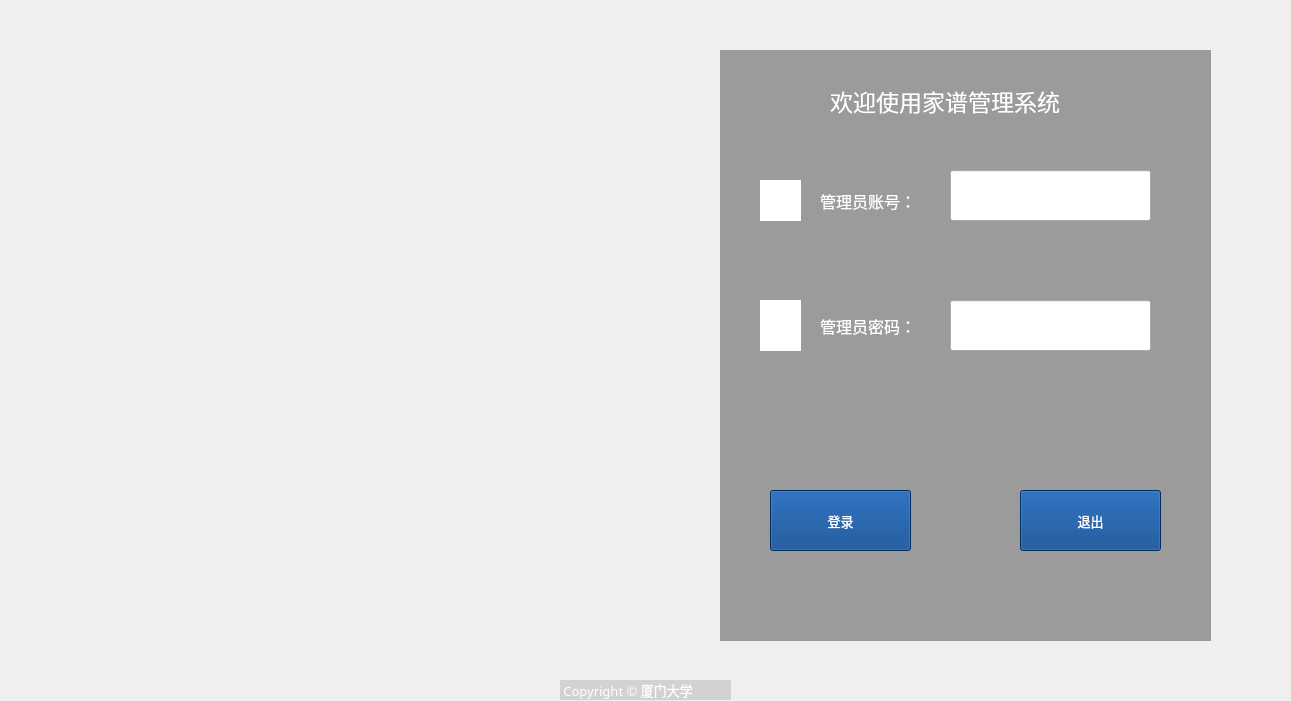
<?xml version="1.0" encoding="UTF-8"?>
<ui version="4.0">
 <class>login</class>
 <widget class="QWidget" name="login">
  <property name="geometry">
   <rect>
    <x>0</x>
    <y>0</y>
    <width>1291</width>
    <height>701</height>
   </rect>
  </property>
  <property name="windowTitle">
   <string>Dialog</string>
  </property>
  <widget class="QLabel" name="user_text">
   <property name="geometry">
    <rect>
     <x>820</x>
     <y>170</y>
     <width>111</width>
     <height>61</height>
    </rect>
   </property>
   <property name="palette">
    <palette>
     <active>
      <colorrole role="WindowText">
       <brush brushstyle="SolidPattern">
        <color alpha="255">
         <red>255</red>
         <green>255</green>
         <blue>255</blue>
        </color>
       </brush>
      </colorrole>
     </active>
     <inactive>
      <colorrole role="WindowText">
       <brush brushstyle="SolidPattern">
        <color alpha="255">
         <red>255</red>
         <green>255</green>
         <blue>255</blue>
        </color>
       </brush>
      </colorrole>
     </inactive>
     <disabled>
      <colorrole role="WindowText">
       <brush brushstyle="SolidPattern">
        <color alpha="255">
         <red>120</red>
         <green>120</green>
         <blue>120</blue>
        </color>
       </brush>
      </colorrole>
     </disabled>
    </palette>
   </property>
   <property name="font">
    <font>
     <family>方正小标宋简体</family>
     <pointsize>12</pointsize>
    </font>
   </property>
   <property name="text">
    <string>管理员账号：</string>
   </property>
  </widget>
  <widget class="QLabel" name="password_text">
   <property name="geometry">
    <rect>
     <x>820</x>
     <y>310</y>
     <width>120</width>
     <height>31</height>
    </rect>
   </property>
   <property name="palette">
    <palette>
     <active>
      <colorrole role="WindowText">
       <brush brushstyle="SolidPattern">
        <color alpha="255">
         <red>255</red>
         <green>255</green>
         <blue>255</blue>
        </color>
       </brush>
      </colorrole>
     </active>
     <inactive>
      <colorrole role="WindowText">
       <brush brushstyle="SolidPattern">
        <color alpha="255">
         <red>255</red>
         <green>255</green>
         <blue>255</blue>
        </color>
       </brush>
      </colorrole>
     </inactive>
     <disabled>
      <colorrole role="WindowText">
       <brush brushstyle="SolidPattern">
        <color alpha="255">
         <red>120</red>
         <green>120</green>
         <blue>120</blue>
        </color>
       </brush>
      </colorrole>
     </disabled>
    </palette>
   </property>
   <property name="font">
    <font>
     <family>方正小标宋简体</family>
     <pointsize>12</pointsize>
    </font>
   </property>
   <property name="text">
    <string>管理员密码：</string>
   </property>
  </widget>
  <widget class="QLineEdit" name="lineEdit_user">
   <property name="geometry">
    <rect>
     <x>950</x>
     <y>170</y>
     <width>201</width>
     <height>51</height>
    </rect>
   </property>
  </widget>
  <widget class="QLineEdit" name="lineEdit_password">
   <property name="geometry">
    <rect>
     <x>950</x>
     <y>300</y>
     <width>201</width>
     <height>51</height>
    </rect>
   </property>
  </widget>
  <widget class="QPushButton" name="pushButton">
   <property name="geometry">
    <rect>
     <x>770</x>
     <y>490</y>
     <width>141</width>
     <height>61</height>
    </rect>
   </property>
   <property name="palette">
    <palette>
     <active>
      <colorrole role="WindowText">
       <brush brushstyle="SolidPattern">
        <color alpha="255">
         <red>255</red>
         <green>255</green>
         <blue>255</blue>
        </color>
       </brush>
      </colorrole>
      <colorrole role="Button">
       <brush brushstyle="SolidPattern">
        <color alpha="255">
         <red>0</red>
         <green>61</green>
         <blue>134</blue>
        </color>
       </brush>
      </colorrole>
      <colorrole role="Text">
       <brush brushstyle="SolidPattern">
        <color alpha="255">
         <red>255</red>
         <green>255</green>
         <blue>255</blue>
        </color>
       </brush>
      </colorrole>
      <colorrole role="ButtonText">
       <brush brushstyle="SolidPattern">
        <color alpha="255">
         <red>255</red>
         <green>255</green>
         <blue>255</blue>
        </color>
       </brush>
      </colorrole>
      <colorrole role="Base">
       <brush brushstyle="SolidPattern">
        <color alpha="255">
         <red>0</red>
         <green>61</green>
         <blue>134</blue>
        </color>
       </brush>
      </colorrole>
      <colorrole role="Window">
       <brush brushstyle="SolidPattern">
        <color alpha="255">
         <red>0</red>
         <green>61</green>
         <blue>134</blue>
        </color>
       </brush>
      </colorrole>
      <colorrole role="PlaceholderText">
       <brush brushstyle="NoBrush">
        <color alpha="128">
         <red>255</red>
         <green>255</green>
         <blue>255</blue>
        </color>
       </brush>
      </colorrole>
     </active>
     <inactive>
      <colorrole role="WindowText">
       <brush brushstyle="SolidPattern">
        <color alpha="255">
         <red>255</red>
         <green>255</green>
         <blue>255</blue>
        </color>
       </brush>
      </colorrole>
      <colorrole role="Button">
       <brush brushstyle="SolidPattern">
        <color alpha="255">
         <red>0</red>
         <green>61</green>
         <blue>134</blue>
        </color>
       </brush>
      </colorrole>
      <colorrole role="Text">
       <brush brushstyle="SolidPattern">
        <color alpha="255">
         <red>255</red>
         <green>255</green>
         <blue>255</blue>
        </color>
       </brush>
      </colorrole>
      <colorrole role="ButtonText">
       <brush brushstyle="SolidPattern">
        <color alpha="255">
         <red>255</red>
         <green>255</green>
         <blue>255</blue>
        </color>
       </brush>
      </colorrole>
      <colorrole role="Base">
       <brush brushstyle="SolidPattern">
        <color alpha="255">
         <red>0</red>
         <green>61</green>
         <blue>134</blue>
        </color>
       </brush>
      </colorrole>
      <colorrole role="Window">
       <brush brushstyle="SolidPattern">
        <color alpha="255">
         <red>0</red>
         <green>61</green>
         <blue>134</blue>
        </color>
       </brush>
      </colorrole>
      <colorrole role="PlaceholderText">
       <brush brushstyle="NoBrush">
        <color alpha="128">
         <red>255</red>
         <green>255</green>
         <blue>255</blue>
        </color>
       </brush>
      </colorrole>
     </inactive>
     <disabled>
      <colorrole role="WindowText">
       <brush brushstyle="SolidPattern">
        <color alpha="255">
         <red>255</red>
         <green>255</green>
         <blue>255</blue>
        </color>
       </brush>
      </colorrole>
      <colorrole role="Button">
       <brush brushstyle="SolidPattern">
        <color alpha="255">
         <red>0</red>
         <green>61</green>
         <blue>134</blue>
        </color>
       </brush>
      </colorrole>
      <colorrole role="Text">
       <brush brushstyle="SolidPattern">
        <color alpha="255">
         <red>255</red>
         <green>255</green>
         <blue>255</blue>
        </color>
       </brush>
      </colorrole>
      <colorrole role="ButtonText">
       <brush brushstyle="SolidPattern">
        <color alpha="255">
         <red>255</red>
         <green>255</green>
         <blue>255</blue>
        </color>
       </brush>
      </colorrole>
      <colorrole role="Base">
       <brush brushstyle="SolidPattern">
        <color alpha="255">
         <red>0</red>
         <green>61</green>
         <blue>134</blue>
        </color>
       </brush>
      </colorrole>
      <colorrole role="Window">
       <brush brushstyle="SolidPattern">
        <color alpha="255">
         <red>0</red>
         <green>61</green>
         <blue>134</blue>
        </color>
       </brush>
      </colorrole>
      <colorrole role="PlaceholderText">
       <brush brushstyle="NoBrush">
        <color alpha="128">
         <red>255</red>
         <green>255</green>
         <blue>255</blue>
        </color>
       </brush>
      </colorrole>
     </disabled>
    </palette>
   </property>
   <property name="font">
    <font>
     <family>方正小标宋简体</family>
     <pointsize>10</pointsize>
    </font>
   </property>
   <property name="styleSheet">
    <string notr="true">background-color: rgb(0, 61, 134);
color: rgb(255, 255, 255);</string>
   </property>
   <property name="text">
    <string>登录</string>
   </property>
   <property name="autoDefault">
    <bool>false</bool>
   </property>
  </widget>
  <widget class="QPushButton" name="pushButton_2">
   <property name="geometry">
    <rect>
     <x>1020</x>
     <y>490</y>
     <width>141</width>
     <height>61</height>
    </rect>
   </property>
   <property name="font">
    <font>
     <family>方正小标宋简体</family>
     <pointsize>10</pointsize>
    </font>
   </property>
   <property name="styleSheet">
    <string notr="true">color: rgb(255, 255, 255);
background-color: rgb(0, 61, 134);</string>
   </property>
   <property name="text">
    <string>退出</string>
   </property>
  </widget>
  <widget class="QLabel" name="label_background">
   <property name="geometry">
    <rect>
     <x>-20</x>
     <y>-60</y>
     <width>1411</width>
     <height>761</height>
    </rect>
   </property>
   <property name="font">
    <font>
     <pointsize>6</pointsize>
    </font>
   </property>
   <property name="text">
    <string/>
   </property>
  </widget>
  <widget class="QLabel" name="label_3">
   <property name="geometry">
    <rect>
     <x>830</x>
     <y>80</y>
     <width>291</width>
     <height>41</height>
    </rect>
   </property>
   <property name="palette">
    <palette>
     <active>
      <colorrole role="WindowText">
       <brush brushstyle="SolidPattern">
        <color alpha="255">
         <red>255</red>
         <green>255</green>
         <blue>255</blue>
        </color>
       </brush>
      </colorrole>
     </active>
     <inactive>
      <colorrole role="WindowText">
       <brush brushstyle="SolidPattern">
        <color alpha="255">
         <red>255</red>
         <green>255</green>
         <blue>255</blue>
        </color>
       </brush>
      </colorrole>
     </inactive>
     <disabled>
      <colorrole role="WindowText">
       <brush brushstyle="SolidPattern">
        <color alpha="255">
         <red>120</red>
         <green>120</green>
         <blue>120</blue>
        </color>
       </brush>
      </colorrole>
     </disabled>
    </palette>
   </property>
   <property name="font">
    <font>
     <family>方正小标宋简体</family>
     <pointsize>17</pointsize>
    </font>
   </property>
   <property name="layoutDirection">
    <enum>Qt::LeftToRight</enum>
   </property>
   <property name="text">
    <string>欢迎使用家谱管理系统</string>
   </property>
  </widget>
  <widget class="QLabel" name="label_4">
   <property name="geometry">
    <rect>
     <x>20</x>
     <y>10</y>
     <width>321</width>
     <height>101</height>
    </rect>
   </property>
   <property name="text">
    <string>&lt;html&gt;&lt;head/&gt;&lt;body&gt;&lt;p&gt;&lt;img src=&quot;:/logo.png&quot;/&gt;&lt;/p&gt;&lt;/body&gt;&lt;/html&gt;</string>
   </property>
  </widget>
  <widget class="QLabel" name="user_icon">
   <property name="geometry">
    <rect>
     <x>760</x>
     <y>180</y>
     <width>41</width>
     <height>41</height>
    </rect>
   </property>
   <property name="styleSheet">
    <string notr="true">background-color: rgb(255, 255, 255);</string>
   </property>
   <property name="text">
    <string>&lt;html&gt;&lt;head/&gt;&lt;body&gt;&lt;p&gt;&lt;img src=&quot;:/user1.png&quot;/&gt;&lt;/p&gt;&lt;/body&gt;&lt;/html&gt;</string>
   </property>
  </widget>
  <widget class="QLabel" name="password_icon">
   <property name="geometry">
    <rect>
     <x>760</x>
     <y>300</y>
     <width>41</width>
     <height>51</height>
    </rect>
   </property>
   <property name="styleSheet">
    <string notr="true">background-color: rgb(255, 255, 255);</string>
   </property>
   <property name="text">
    <string>&lt;html&gt;&lt;head/&gt;&lt;body&gt;&lt;p&gt;&lt;img src=&quot;:/pass1.png&quot;/&gt;&lt;/p&gt;&lt;/body&gt;&lt;/html&gt;</string>
   </property>
  </widget>
  <widget class="QLabel" name="label_7">
   <property name="geometry">
    <rect>
     <x>720</x>
     <y>50</y>
     <width>491</width>
     <height>591</height>
    </rect>
   </property>
   <property name="styleSheet">
    <string notr="true">
background-color: rgb(0, 0, 0,90);</string>
   </property>
   <property name="text">
    <string/>
   </property>
  </widget>
  <widget class="QLabel" name="button_label">
   <property name="geometry">
    <rect>
     <x>560</x>
     <y>680</y>
     <width>171</width>
     <height>20</height>
    </rect>
   </property>
   <property name="palette">
    <palette>
     <active>
      <colorrole role="WindowText">
       <brush brushstyle="SolidPattern">
        <color alpha="255">
         <red>255</red>
         <green>255</green>
         <blue>255</blue>
        </color>
       </brush>
      </colorrole>
      <colorrole role="Button">
       <brush brushstyle="SolidPattern">
        <color alpha="90">
         <red>155</red>
         <green>155</green>
         <blue>155</blue>
        </color>
       </brush>
      </colorrole>
      <colorrole role="Base">
       <brush brushstyle="SolidPattern">
        <color alpha="90">
         <red>155</red>
         <green>155</green>
         <blue>155</blue>
        </color>
       </brush>
      </colorrole>
      <colorrole role="Window">
       <brush brushstyle="SolidPattern">
        <color alpha="90">
         <red>155</red>
         <green>155</green>
         <blue>155</blue>
        </color>
       </brush>
      </colorrole>
     </active>
     <inactive>
      <colorrole role="WindowText">
       <brush brushstyle="SolidPattern">
        <color alpha="255">
         <red>255</red>
         <green>255</green>
         <blue>255</blue>
        </color>
       </brush>
      </colorrole>
      <colorrole role="Button">
       <brush brushstyle="SolidPattern">
        <color alpha="90">
         <red>155</red>
         <green>155</green>
         <blue>155</blue>
        </color>
       </brush>
      </colorrole>
      <colorrole role="Base">
       <brush brushstyle="SolidPattern">
        <color alpha="90">
         <red>155</red>
         <green>155</green>
         <blue>155</blue>
        </color>
       </brush>
      </colorrole>
      <colorrole role="Window">
       <brush brushstyle="SolidPattern">
        <color alpha="90">
         <red>155</red>
         <green>155</green>
         <blue>155</blue>
        </color>
       </brush>
      </colorrole>
     </inactive>
     <disabled>
      <colorrole role="WindowText">
       <brush brushstyle="SolidPattern">
        <color alpha="255">
         <red>120</red>
         <green>120</green>
         <blue>120</blue>
        </color>
       </brush>
      </colorrole>
      <colorrole role="Button">
       <brush brushstyle="SolidPattern">
        <color alpha="90">
         <red>155</red>
         <green>155</green>
         <blue>155</blue>
        </color>
       </brush>
      </colorrole>
      <colorrole role="Base">
       <brush brushstyle="SolidPattern">
        <color alpha="90">
         <red>155</red>
         <green>155</green>
         <blue>155</blue>
        </color>
       </brush>
      </colorrole>
      <colorrole role="Window">
       <brush brushstyle="SolidPattern">
        <color alpha="90">
         <red>155</red>
         <green>155</green>
         <blue>155</blue>
        </color>
       </brush>
      </colorrole>
     </disabled>
    </palette>
   </property>
   <property name="font">
    <font>
     <family>方正小标宋简体</family>
     <pointsize>10</pointsize>
    </font>
   </property>
   <property name="styleSheet">
    <string notr="true">background-color: rgb(155, 155, 155,90);</string>
   </property>
   <property name="text">
    <string> Copyright © 厦门大学</string>
   </property>
  </widget>
  <zorder>label_background</zorder>
  <zorder>label_7</zorder>
  <zorder>user_text</zorder>
  <zorder>password_text</zorder>
  <zorder>lineEdit_user</zorder>
  <zorder>lineEdit_password</zorder>
  <zorder>pushButton</zorder>
  <zorder>pushButton_2</zorder>
  <zorder>label_3</zorder>
  <zorder>label_4</zorder>
  <zorder>user_icon</zorder>
  <zorder>password_icon</zorder>
  <zorder>button_label</zorder>
 </widget>
 <resources/>
 <connections/>
</ui>
